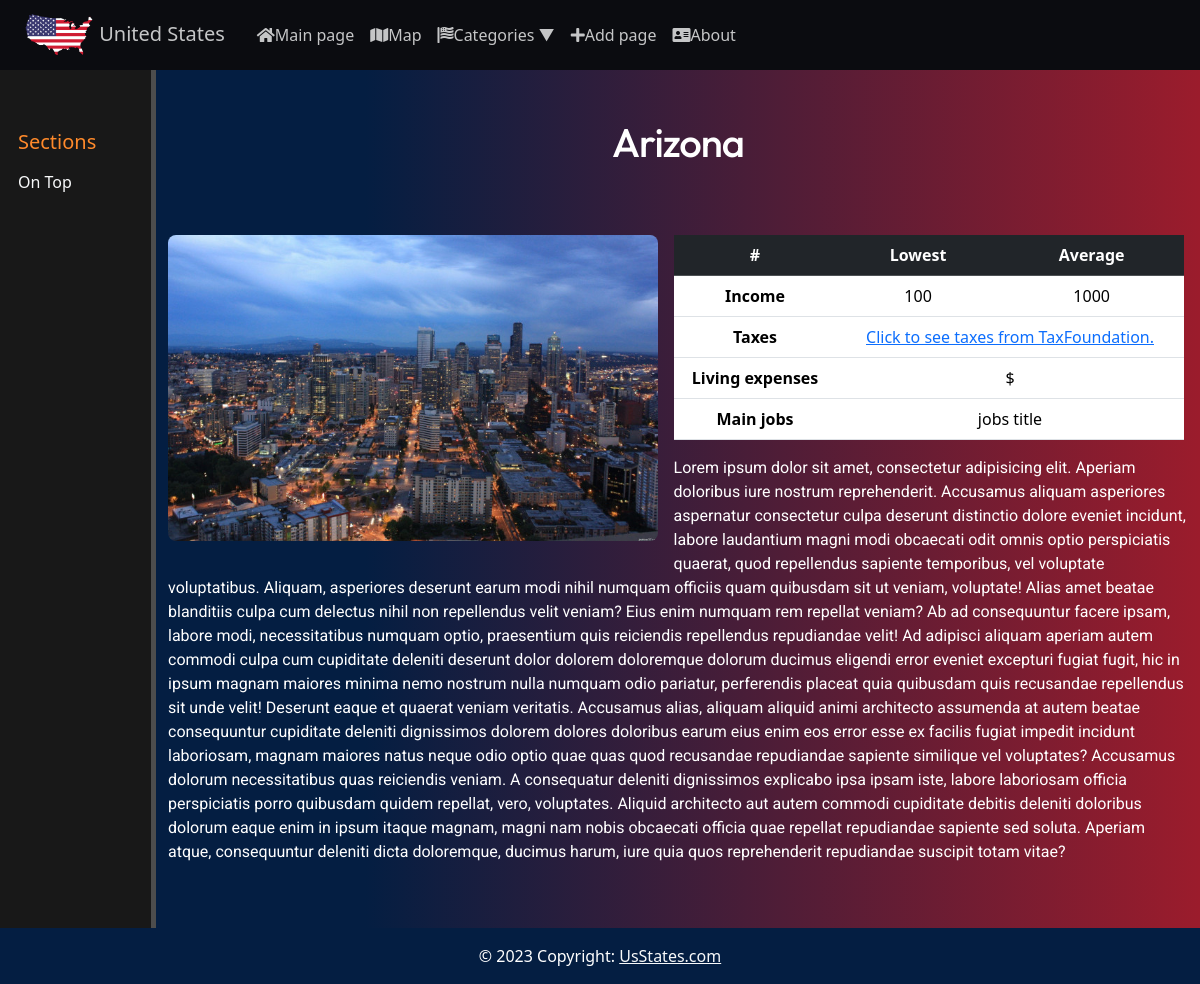
Page /states/arizona/ on the committed database.
### main/models.py (models this page shows, shortened)
class States(models.Model):
    title = models.CharField(max_length=255, verbose_name="State name")
    slug=models.SlugField(max_length=255, unique=True, db_index=True, verbose_name='URL', null=True)
    content= models.TextField(blank=False, verbose_name="State preview text")
    photo = models.ImageField(upload_to="photos/%Y/%m/%d/", verbose_name="Main photo", blank=True)
    time_create = models.DateTimeField(auto_now_add=True, verbose_name="Time created")
    time_update=models.DateTimeField(auto_now = True, verbose_name="Time updated")
    is_published = models.BooleanField(default=True, verbose_name="Is published")
    cat = models.ForeignKey('Category', on_delete=models.PROTECT, null=True, verbose_name="Category")
    jobs = models.CharField(max_length=255, verbose_name="State main jobs", default="jobs title")
    salary = models.IntegerField(verbose_name="State average annual income", default=1000)
    lowest_annual_income = models.IntegerField(verbose_name="State lowest annual income", default=100)
    living_expenses = models.CharField(max_length=5, verbose_name="Living expenses in $$$", default="$")
    taxes = models.CharField(max_length=255, verbose_name="State tax link", default="This field will set by itself", blank=True)
    class Meta: #для stateS у адмін панелі
        verbose_name='State'
        verbose_name_plural="States"
        ordering = ['title', 'time_create']

### main/views.py (the view)
# urls.py: path('states/<slug:state_slug>/', views.show_states, name='states'),
def show_states(request, state_slug):
    post=get_object_or_404(States, slug=state_slug)
    photos_descriptions = ImagesForStates.objects.filter(state_id=post.id)
    context={
        'post':post,
        'title': post.title,
        'photos_and_descriptions': photos_descriptions,
    }
    return render(request, 'main/post.html', context=context)

### main/models.py (called while the page is built)
    def get_absolute_url(self):
        return reverse("category", kwargs={"cat_id": self.pk})

### main/templatetags/main_tags.py (called while the page is built)
@register.inclusion_tag("main/list_categories.html")
def show_categories(sort=None, cat_selected=0):
    if sort==None:
        cats=Category.objects.all()
    else:
        cats=Category.objects.order_by(sort)
    return {"cats":cats, 'cat_selected':cat_selected}

@register.inclusion_tag("main/aside.html")
def aside_menu(filter):
    return {"categories": ImagesForStates.objects.filter(state_id=filter)}

@register.inclusion_tag("main/list_menu.html")
def show_menu():
    menu = [{'title': 'Main page', 'url_name':'home', 'font_awesome_class':'fas fa-home'},
            {'title': 'Map', 'url_name':'map_page', 'font_awesome_class':'fas fa-map'},
        {'title': 'Categories', 'url_name':'states_main', 'font_awesome_class':'fa-solid fa-flag-usa'},
        {'title': 'Add page', 'url_name':'add_page', 'font_awesome_class':'fas fa-plus'},
        {'title': 'About', 'url_name':'about', 'font_awesome_class':'fas fa-address-card'},
    ]
    return {"menu":menu}

### main/templates/main/post.html (shortened to what this page needs)
{%extends 'main/layout.html'%}
{%load static%}
{%load main_tags%}
{%block additional_head_data%}
    <link rel="stylesheet" href="{% static 'main/css/post.css' %}">
{%endblock%}
{%block side_menu%}
    {% aside_menu post.id %}
{%endblock%}
{%block content%}
<div class="container">
    <div class="row mt-5">
        <h1>{{title}}</h1>
    </div>
    <div class="row my-5" id="post-thumbnail">
        {%if post.photo%}
        <div class="col-12">
            <img class="state-image-page img-fluid rounded-3 me-3 mb-3 float-start" src="{{post.photo.url}}">
        {%endif%}
            <table class="table table-responsive w-50" id="state-table">
                <thead class="table-dark">
                    <tr>
                        <th scope="col">
                            #
                        </th>
                        <th scope="col">
                            Lowest
                        </th>
                        <th scope="col">
                            Average
                        </th>
                    </tr>
                </thead>
                <tbody>
                    <tr>
                      <th scope="row">Income</th>
                      <td>{{post.lowest_annual_income}}</td>
                      <td>{{post.salary}}</td>
                    </tr>
                    <tr>
                      <th scope="row">Taxes</th>
                      <td colspan="2"><a href="{{post.taxes}}">Click to see taxes from TaxFoundation.</a></td>
                    </tr>
                    <tr>
                      <th scope="row">Living expenses</th>
                      <td colspan="2">{{post.living_expenses}}</td>
                    </tr>
                    <tr>
                        <th>Main jobs</th>
                        <td colspan="2">{{post.jobs}}</td>
                    </tr>
                </tbody>
            </table>
            <p>Lorem ipsum dolor sit amet, consectetur adipisicing elit. Aperiam doloribus iure nostrum reprehenderit. Accusamus aliquam asperiores aspernatur consectetur culpa deserunt distinctio dolore eveniet incidunt, labore laudantium magni modi obcaecati odit omnis optio perspiciatis quaerat, quod repellendus sapiente temporibus, vel voluptate voluptatibus. Aliquam, asperiores deserunt earum modi nihil numquam officiis quam quibusdam sit ut veniam, voluptate! Alias amet beatae blanditiis culpa cum delectus nihil non repellendus velit veniam? Eius enim numquam rem repellat veniam? Ab ad consequuntur facere ipsam, labore modi, necessitatibus numquam optio, praesentium quis reiciendis repellendus repudiandae velit! Ad adipisci aliquam aperiam autem commodi culpa cum cupiditate deleniti deserunt dolor dolorem doloremque dolorum ducimus eligendi error eveniet excepturi fugiat fugit, hic in ipsum magnam maiores minima nemo nostrum nulla numquam odio pariatur, perferendis placeat quia quibusdam quis recusandae repellendus sit unde velit! Deserunt eaque et quaerat veniam veritatis. Accusamus alias, aliquam aliquid animi architecto assumenda at autem beatae consequuntur cupiditate deleniti dignissimos dolorem dolores doloribus earum eius enim eos error esse ex facilis fugiat impedit incidunt laboriosam, magnam maiores natus neque odio optio quae quas quod recusandae repudiandae sapiente similique vel voluptates? Accusamus dolorum necessitatibus quas reiciendis veniam. A consequatur deleniti dignissimos explicabo ipsa ipsam iste, labore laboriosam officia perspiciatis porro quibusdam quidem repellat, vero, voluptates. Aliquid architecto aut autem commodi cupiditate debitis deleniti doloribus dolorum eaque enim in ipsum itaque magnam, magni nam nobis obcaecati officia quae repellat repudiandae sapiente sed soluta. Aperiam atque, consequuntur deleniti dicta doloremque, ducimus harum, iure quia quos reprehenderit repudiandae suscipit totam vitae?</p>
        </div>
    </div>
</div>
{%endblock%}

### main/static/main/css/post.css (style rules this page uses)
#post-thumbnail p { text-align: left; }
#main .state-image-page { width: 48% }

### main/static/main/css/styles.css (style rules this page uses)
:root { --aside-menu-color: rgb(107, 238, 255); --aside-hover-color: rgb(145,149,230); --main-text-color: #66fcf1; }
html { height:100%; }
body { height: 100%; }
#main h1, #main h2, #main h3, #main h4 { font-family: Outfit; }
#main p { font-family: Roboto; }
#main p { font-size: 16px; line-height: calc(16px * 1.5); }
#main h1 { margin-bottom: 2%; letter-spacing: -1px; }

### rows in the picture
States: title "Arizona", photo (picture), lowest_annual_income "100", salary "1000", living_expenses "$", jobs "jobs title"

### other values in the picture
{{ i.title }} "Main page" "Map" "Add page" "About"
